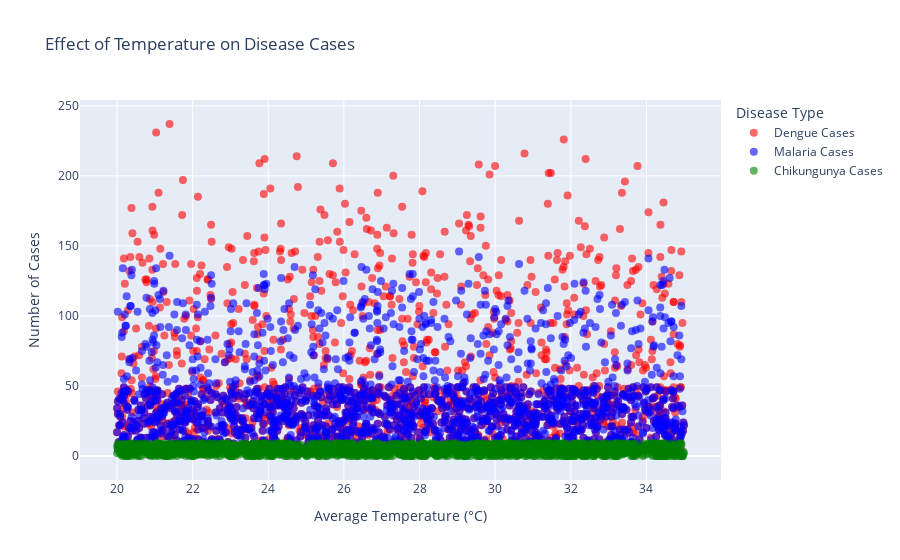

Notebook code cell kept with this figure:
### Markdown cell above
## Effect of Temperature on Dengue, Malaria, and Chikungunya Cases

### Code cell
fig = go.Figure()

fig.add_trace(go.Scatter(x=df["Avg_Temperature"], y=df["Dengue_Cases"], 
                         mode="markers", name="Dengue Cases",
                         marker=dict(size=8, color="red", opacity=0.6)))

fig.add_trace(go.Scatter(x=df["Avg_Temperature"], y=df["Malaria_Cases"], 
                         mode="markers", name="Malaria Cases",
                         marker=dict(size=8, color="blue", opacity=0.6)))

fig.add_trace(go.Scatter(x=df["Avg_Temperature"], y=df["Chikungunya_Cases"], 
                         mode="markers", name="Chikungunya Cases",
                         marker=dict(size=8, color="green", opacity=0.6)))

fig.update_layout(title="Effect of Temperature on Disease Cases",
                  xaxis_title="Average Temperature (°C)",
                  yaxis_title="Number of Cases",
                  legend_title="Disease Type")

fig.show()

### Figure 1 — Plotly figure (JSON) as saved in the notebook; plotly's stock layout.template omitted (floating-point values rounded to 4 significant figures; data arrays with more than 128 entries replaced by an {"elided": "..."} marker saying what was removed)
{"data": [{"marker": {"color": "red", "opacity": 0.6, "size": 8}, "mode": "markers", "name": "Dengue Cases", "type": "scatter", "x": {"elided": "1826 float values"}, "y": {"elided": "1826 int values"}}, {"marker": {"color": "blue", "opacity": 0.6, "size": 8}, "mode": "markers", "name": "Malaria Cases", "type": "scatter", "x": {"elided": "1826 float values"}, "y": {"elided": "1826 int values"}}, {"marker": {"color": "green", "opacity": 0.6, "size": 8}, "mode": "markers", "name": "Chikungunya Cases", "type": "scatter", "x": {"elided": "1826 float values"}, "y": {"elided": "1826 int values"}}], "layout": {"legend": {"title": {"text": "Disease Type"}}, "title": {"text": "Effect of Temperature on Disease Cases"}, "xaxis": {"title": {"text": "Average Temperature (°C)"}}, "yaxis": {"title": {"text": "Number of Cases"}}}}
